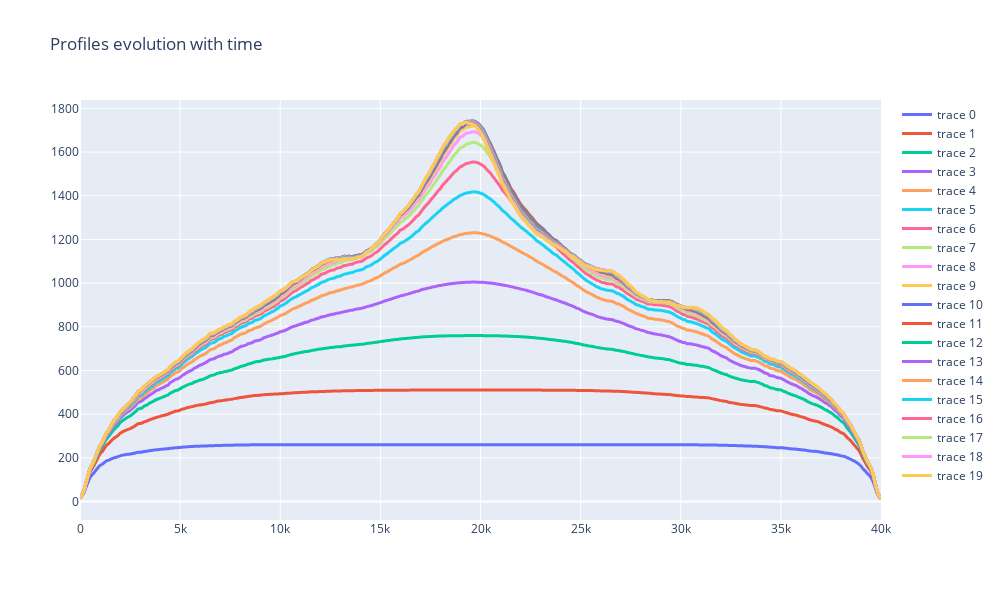

This figure's notebook cell:
### Code cell
morpho.timeProfiles(pData = zmean, pDist = dist, width = 1000, height = 600, linesize = 3,
                    title = 'Profiles evolution with time')

### Figure 1 — Plotly figure (JSON) as saved in the notebook; plotly's stock layout.template omitted (floating-point values rounded to 4 significant figures; data arrays with more than 128 entries replaced by an {"elided": "..."} marker saying what was removed)
{"data": [{"line": {"shape": "spline", "width": 3}, "mode": "lines", "type": "scatter", "x": {"elided": "401 int values"}, "y": {"elided": "401 float values"}}, {"line": {"shape": "spline", "width": 3}, "mode": "lines", "type": "scatter", "x": {"elided": "401 int values"}, "y": {"elided": "401 float values"}}, {"line": {"shape": "spline", "width": 3}, "mode": "lines", "type": "scatter", "x": {"elided": "401 int values"}, "y": {"elided": "401 float values"}}, {"line": {"shape": "spline", "width": 3}, "mode": "lines", "type": "scatter", "x": {"elided": "401 int values"}, "y": {"elided": "401 float values"}}, {"line": {"shape": "spline", "width": 3}, "mode": "lines", "type": "scatter", "x": {"elided": "401 int values"}, "y": {"elided": "401 float values"}}, {"line": {"shape": "spline", "width": 3}, "mode": "lines", "type": "scatter", "x": {"elided": "401 int values"}, "y": {"elided": "401 float values"}}, {"line": {"shape": "spline", "width": 3}, "mode": "lines", "type": "scatter", "x": {"elided": "401 int values"}, "y": {"elided": "401 float values"}}, {"line": {"shape": "spline", "width": 3}, "mode": "lines", "type": "scatter", "x": {"elided": "401 int values"}, "y": {"elided": "401 float values"}}, {"line": {"shape": "spline", "width": 3}, "mode": "lines", "type": "scatter", "x": {"elided": "401 int values"}, "y": {"elided": "401 float values"}}, {"line": {"shape": "spline", "width": 3}, "mode": "lines", "type": "scatter", "x": {"elided": "401 int values"}, "y": {"elided": "401 float values"}}, {"line": {"shape": "spline", "width": 3}, "mode": "lines", "type": "scatter", "x": {"elided": "401 int values"}, "y": {"elided": "401 float values"}}, {"line": {"shape": "spline", "width": 3}, "mode": "lines", "type": "scatter", "x": {"elided": "401 int values"}, "y": {"elided": "401 float values"}}, {"line": {"shape": "spline", "width": 3}, "mode": "lines", "type": "scatter", "x": {"elided": "401 int values"}, "y": {"elided": "401 float values"}}, {"line": {"shape": "spline", "width": 3}, "mode": "lines", "type": "scatter", "x": {"elided": "401 int values"}, "y": {"elided": "401 float values"}}, {"line": {"shape": "spline", "width": 3}, "mode": "lines", "type": "scatter", "x": {"elided": "401 int values"}, "y": {"elided": "401 float values"}}, {"line": {"shape": "spline", "width": 3}, "mode": "lines", "type": "scatter", "x": {"elided": "401 int values"}, "y": {"elided": "401 float values"}}, {"line": {"shape": "spline", "width": 3}, "mode": "lines", "type": "scatter", "x": {"elided": "401 int values"}, "y": {"elided": "401 float values"}}, {"line": {"shape": "spline", "width": 3}, "mode": "lines", "type": "scatter", "x": {"elided": "401 int values"}, "y": {"elided": "401 float values"}}, {"line": {"shape": "spline", "width": 3}, "mode": "lines", "type": "scatter", "x": {"elided": "401 int values"}, "y": {"elided": "401 float values"}}, {"line": {"shape": "spline", "width": 3}, "mode": "lines", "type": "scatter", "x": {"elided": "401 int values"}, "y": {"elided": "401 float values"}}], "layout": {"height": 600, "title": {"text": "Profiles evolution with time"}, "width": 1000}}
